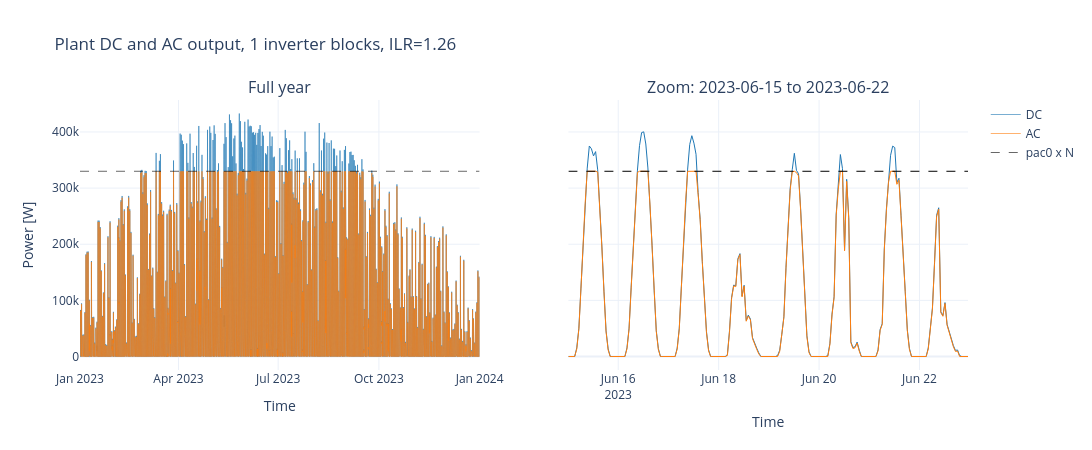

Notebook code for this chart:
### Markdown cell above
Calculate the ModelChain and plot DC/AC outputs

### Code cell
temperature_model_parameters = {"u0": 25.0, "u1": 6.84}

system = PVSystem(
    surface_tilt=best_tilt,
    surface_azimuth=best_az,
    module_parameters=module_parameters,
    inverter_parameters=inverter_parameters,
    temperature_model_parameters=temperature_model_parameters,
    modules_per_string=n_s,
    strings_per_inverter=n_p,
)

location = Location(lat, lon, tz="UTC")

mc = ModelChain(
    system, location,
    aoi_model="no_loss",
    spectral_model="no_loss",
    dc_model="cec",
    ac_model="pvwatts",
    temperature_model="faiman",
    losses_model="no_loss",
    transposition_model="perez",
)

mc.run_model(weather)

dc = mc.results.dc["p_mp"].clip(lower=0)
ac = mc.results.ac["p_mp"].clip(lower=0)

p_dc_block = n_s * n_p * module["pdc0"]
n_inverters = max(1, int(round((ilr * inverter["pac0"]) / p_dc_block)))

ac_plant = n_inverters * ac
dc_plant = n_inverters * dc
clipped  = (dc_plant - ac_plant).clip(lower=0)

# i love plotly!
fig = make_subplots(
    rows=1, cols=2,
    subplot_titles=("Full year", "Zoom: 2023-06-15 to 2023-06-22"),
    shared_yaxes=True,
)

# Full year
fig.add_trace(go.Scatter(x=dc_plant.index, y=dc_plant, name="DC",
                         line=dict(width=0.6, color="#1f77b4")), row=1, col=1)
fig.add_trace(go.Scatter(x=ac_plant.index, y=ac_plant, name="AC",
                         line=dict(width=0.6, color="#ff7f0e")), row=1, col=1)
fig.add_trace(go.Scatter(x=dc_plant.index, y=[inverter["pac0"] * n_inverters] * len(dc_plant),
                         name="pac0 x N",
                         line=dict(width=0.6, color="black", dash="dash")), row=1, col=1)

# Zoom
z0, z1 = "2023-06-15", "2023-06-22"
fig.add_trace(go.Scatter(x=dc_plant.loc[z0:z1].index, y=dc_plant.loc[z0:z1], name="DC (zoom)",
                         line=dict(width=1.0, color="#1f77b4"), showlegend=False), row=1, col=2)
fig.add_trace(go.Scatter(x=ac_plant.loc[z0:z1].index, y=ac_plant.loc[z0:z1], name="AC (zoom)",
                         line=dict(width=1.0, color="#ff7f0e"), showlegend=False), row=1, col=2)
fig.add_trace(go.Scatter(x=dc_plant.loc[z0:z1].index,
                         y=[inverter["pac0"] * n_inverters] * len(dc_plant.loc[z0:z1]),
                         name="pac0 x N (zoom)",
                         line=dict(width=1.0, color="black", dash="dash"), showlegend=False), row=1, col=2)

fig.update_yaxes(title_text="Power [W]", row=1, col=1)
fig.update_xaxes(title_text="Time", row=1, col=1)
fig.update_xaxes(title_text="Time", row=1, col=2)
fig.update_layout(height=450, width=1400, hovermode="x unified", template="plotly_white",
                  title_text=f"Plant DC and AC output, {n_inverters} inverter blocks, ILR={ilr_actual:.2f}")
fig.show()

### Figure 1 — Plotly figure (JSON) as saved in the notebook; plotly's stock layout.template omitted (floating-point values rounded to 4 significant figures; data arrays with more than 128 entries replaced by an {"elided": "..."} marker saying what was removed)
{"data": [{"line": {"color": "#1f77b4", "width": 0.6}, "name": "DC", "type": "scatter", "x": {"elided": "8760 str values"}, "xaxis": "x", "y": {"elided": "8760 float values"}, "yaxis": "y"}, {"line": {"color": "#ff7f0e", "width": 0.6}, "name": "AC", "type": "scatter", "x": {"elided": "8760 str values"}, "xaxis": "x", "y": {"elided": "8760 float values"}, "yaxis": "y"}, {"line": {"color": "black", "dash": "dash", "width": 0.6}, "name": "pac0 x N", "type": "scatter", "x": {"elided": "8760 str values"}, "xaxis": "x", "y": {"elided": "8760 int values"}, "yaxis": "y"}, {"line": {"color": "#1f77b4", "width": 1}, "name": "DC (zoom)", "showlegend": false, "type": "scatter", "x": {"elided": "192 str values"}, "xaxis": "x2", "y": {"elided": "192 float values"}, "yaxis": "y2"}, {"line": {"color": "#ff7f0e", "width": 1}, "name": "AC (zoom)", "showlegend": false, "type": "scatter", "x": {"elided": "192 str values"}, "xaxis": "x2", "y": {"elided": "192 float values"}, "yaxis": "y2"}, {"line": {"color": "black", "dash": "dash", "width": 1}, "name": "pac0 x N (zoom)", "showlegend": false, "type": "scatter", "x": {"elided": "192 str values"}, "xaxis": "x2", "y": {"elided": "192 int values"}, "yaxis": "y2"}], "layout": {"annotations": [{"font": {"size": 16}, "showarrow": false, "text": "Full year", "x": 0.225, "xanchor": "center", "xref": "paper", "y": 1, "yanchor": "bottom", "yref": "paper"}, {"font": {"size": 16}, "showarrow": false, "text": "Zoom: 2023-06-15 to 2023-06-22", "x": 0.775, "xanchor": "center", "xref": "paper", "y": 1, "yanchor": "bottom", "yref": "paper"}], "height": 450, "hovermode": "x unified", "title": {"text": "Plant DC and AC output, 1 inverter blocks, ILR=1.26"}, "width": 1400, "xaxis": {"anchor": "y", "domain": [0, 0.45], "title": {"text": "Time"}}, "xaxis2": {"anchor": "y2", "domain": [0.55, 1], "title": {"text": "Time"}}, "yaxis": {"anchor": "x", "domain": [0, 1], "title": {"text": "Power [W]"}}, "yaxis2": {"anchor": "x2", "domain": [0, 1], "matches": "y", "showticklabels": false}}}
